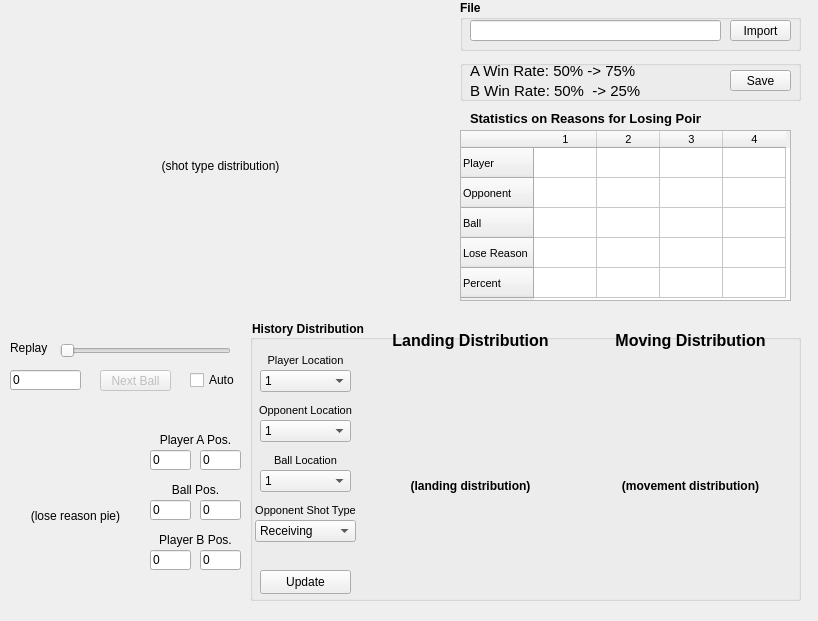
<?xml version="1.0" encoding="UTF-8"?>
<ui version="4.0">
 <class>Form</class>
 <widget class="QWidget" name="Form">
  <property name="geometry">
   <rect>
    <x>0</x>
    <y>0</y>
    <width>818</width>
    <height>621</height>
   </rect>
  </property>
  <property name="windowTitle">
   <string>Form</string>
  </property>
  <widget class="QLabel" name="label">
   <property name="geometry">
    <rect>
     <x>10</x>
     <y>340</y>
     <width>41</width>
     <height>16</height>
    </rect>
   </property>
   <property name="text">
    <string>Replay</string>
   </property>
  </widget>
  <widget class="QLineEdit" name="playerB_y">
   <property name="geometry">
    <rect>
     <x>200</x>
     <y>550</y>
     <width>41</width>
     <height>20</height>
    </rect>
   </property>
   <property name="text">
    <string>0</string>
   </property>
   <property name="readOnly">
    <bool>true</bool>
   </property>
  </widget>
  <widget class="QLineEdit" name="landing_x">
   <property name="geometry">
    <rect>
     <x>150</x>
     <y>500</y>
     <width>41</width>
     <height>20</height>
    </rect>
   </property>
   <property name="text">
    <string>0</string>
   </property>
   <property name="readOnly">
    <bool>true</bool>
   </property>
  </widget>
  <widget class="QLabel" name="label_5">
   <property name="geometry">
    <rect>
     <x>150</x>
     <y>530</y>
     <width>91</width>
     <height>20</height>
    </rect>
   </property>
   <property name="text">
    <string>Player B Pos.</string>
   </property>
   <property name="alignment">
    <set>Qt::AlignCenter</set>
   </property>
  </widget>
  <widget class="QLabel" name="label_4">
   <property name="geometry">
    <rect>
     <x>150</x>
     <y>430</y>
     <width>91</width>
     <height>20</height>
    </rect>
   </property>
   <property name="text">
    <string>Player A Pos.</string>
   </property>
   <property name="alignment">
    <set>Qt::AlignCenter</set>
   </property>
  </widget>
  <widget class="QLineEdit" name="playerB_x">
   <property name="geometry">
    <rect>
     <x>150</x>
     <y>550</y>
     <width>41</width>
     <height>20</height>
    </rect>
   </property>
   <property name="text">
    <string>0</string>
   </property>
   <property name="readOnly">
    <bool>true</bool>
   </property>
  </widget>
  <widget class="QLineEdit" name="ball_round_id">
   <property name="geometry">
    <rect>
     <x>10</x>
     <y>370</y>
     <width>71</width>
     <height>20</height>
    </rect>
   </property>
   <property name="text">
    <string>0</string>
   </property>
   <property name="readOnly">
    <bool>true</bool>
   </property>
  </widget>
  <widget class="QCheckBox" name="auto_nextball">
   <property name="geometry">
    <rect>
     <x>190</x>
     <y>370</y>
     <width>51</width>
     <height>20</height>
    </rect>
   </property>
   <property name="text">
    <string>Auto</string>
   </property>
  </widget>
  <widget class="QPushButton" name="nextball">
   <property name="enabled">
    <bool>false</bool>
   </property>
   <property name="geometry">
    <rect>
     <x>100</x>
     <y>370</y>
     <width>71</width>
     <height>21</height>
    </rect>
   </property>
   <property name="text">
    <string>Next Ball</string>
   </property>
  </widget>
  <widget class="QLineEdit" name="landing_y">
   <property name="geometry">
    <rect>
     <x>200</x>
     <y>500</y>
     <width>41</width>
     <height>20</height>
    </rect>
   </property>
   <property name="text">
    <string>0</string>
   </property>
   <property name="readOnly">
    <bool>true</bool>
   </property>
  </widget>
  <widget class="QSlider" name="ball_round_choose">
   <property name="enabled">
    <bool>false</bool>
   </property>
   <property name="geometry">
    <rect>
     <x>60</x>
     <y>340</y>
     <width>171</width>
     <height>21</height>
    </rect>
   </property>
   <property name="orientation">
    <enum>Qt::Horizontal</enum>
   </property>
  </widget>
  <widget class="QLabel" name="label_6">
   <property name="geometry">
    <rect>
     <x>150</x>
     <y>480</y>
     <width>91</width>
     <height>20</height>
    </rect>
   </property>
   <property name="text">
    <string>Ball Pos.</string>
   </property>
   <property name="alignment">
    <set>Qt::AlignCenter</set>
   </property>
  </widget>
  <widget class="QLabel" name="type_distribution">
   <property name="geometry">
    <rect>
     <x>0</x>
     <y>10</y>
     <width>441</width>
     <height>311</height>
    </rect>
   </property>
   <property name="autoFillBackground">
    <bool>false</bool>
   </property>
   <property name="styleSheet">
    <string notr="true"/>
   </property>
   <property name="text">
    <string>(shot type distribution)</string>
   </property>
   <property name="scaledContents">
    <bool>true</bool>
   </property>
   <property name="alignment">
    <set>Qt::AlignCenter</set>
   </property>
  </widget>
  <widget class="QLineEdit" name="playerA_y">
   <property name="geometry">
    <rect>
     <x>150</x>
     <y>450</y>
     <width>41</width>
     <height>20</height>
    </rect>
   </property>
   <property name="text">
    <string>0</string>
   </property>
   <property name="readOnly">
    <bool>true</bool>
   </property>
  </widget>
  <widget class="QLineEdit" name="playerA_x">
   <property name="geometry">
    <rect>
     <x>200</x>
     <y>450</y>
     <width>41</width>
     <height>20</height>
    </rect>
   </property>
   <property name="text">
    <string>0</string>
   </property>
   <property name="readOnly">
    <bool>true</bool>
   </property>
  </widget>
  <widget class="QTableWidget" name="lose_state_table">
   <property name="geometry">
    <rect>
     <x>460</x>
     <y>130</y>
     <width>331</width>
     <height>171</height>
    </rect>
   </property>
   <property name="font">
    <font>
     <pointsize>8</pointsize>
    </font>
   </property>
   <property name="verticalScrollBarPolicy">
    <enum>Qt::ScrollBarAlwaysOff</enum>
   </property>
   <property name="horizontalScrollBarPolicy">
    <enum>Qt::ScrollBarAlwaysOff</enum>
   </property>
   <attribute name="horizontalHeaderMinimumSectionSize">
    <number>30</number>
   </attribute>
   <attribute name="horizontalHeaderDefaultSectionSize">
    <number>63</number>
   </attribute>
   <attribute name="verticalHeaderMinimumSectionSize">
    <number>30</number>
   </attribute>
   <attribute name="verticalHeaderShowSortIndicator" stdset="0">
    <bool>false</bool>
   </attribute>
   <row>
    <property name="text">
     <string>Player</string>
    </property>
   </row>
   <row>
    <property name="text">
     <string>Opponent</string>
    </property>
   </row>
   <row>
    <property name="text">
     <string>Ball</string>
    </property>
   </row>
   <row>
    <property name="text">
     <string>Lose Reason</string>
    </property>
   </row>
   <row>
    <property name="text">
     <string>Percent</string>
    </property>
   </row>
   <column>
    <property name="text">
     <string>1</string>
    </property>
   </column>
   <column>
    <property name="text">
     <string>2</string>
    </property>
   </column>
   <column>
    <property name="text">
     <string>3</string>
    </property>
   </column>
   <column>
    <property name="text">
     <string>4</string>
    </property>
   </column>
   <item row="2" column="0">
    <property name="text">
     <string/>
    </property>
    <property name="textAlignment">
     <set>AlignCenter</set>
    </property>
   </item>
  </widget>
  <widget class="QGroupBox" name="groupBox_2">
   <property name="geometry">
    <rect>
     <x>460</x>
     <y>60</y>
     <width>341</width>
     <height>41</height>
    </rect>
   </property>
   <property name="title">
    <string/>
   </property>
   <widget class="QLabel" name="A_win_ratio">
    <property name="geometry">
     <rect>
      <x>10</x>
      <y>0</y>
      <width>181</width>
      <height>21</height>
     </rect>
    </property>
    <property name="font">
     <font>
      <pointsize>11</pointsize>
     </font>
    </property>
    <property name="text">
     <string>A Win Rate: 50% -&gt; 75%</string>
    </property>
   </widget>
   <widget class="QLabel" name="B_win_ratio">
    <property name="geometry">
     <rect>
      <x>10</x>
      <y>20</y>
      <width>181</width>
      <height>21</height>
     </rect>
    </property>
    <property name="font">
     <font>
      <pointsize>11</pointsize>
     </font>
    </property>
    <property name="text">
     <string>B Win Rate: 50%  -&gt; 25%</string>
    </property>
   </widget>
   <widget class="QPushButton" name="save">
    <property name="geometry">
     <rect>
      <x>270</x>
      <y>10</y>
      <width>61</width>
      <height>21</height>
     </rect>
    </property>
    <property name="text">
     <string>Save</string>
    </property>
   </widget>
  </widget>
  <widget class="QLabel" name="lose_reason_pie">
   <property name="geometry">
    <rect>
     <x>0</x>
     <y>420</y>
     <width>151</width>
     <height>191</height>
    </rect>
   </property>
   <property name="autoFillBackground">
    <bool>false</bool>
   </property>
   <property name="styleSheet">
    <string notr="true"/>
   </property>
   <property name="text">
    <string>(lose reason pie)</string>
   </property>
   <property name="scaledContents">
    <bool>true</bool>
   </property>
   <property name="alignment">
    <set>Qt::AlignCenter</set>
   </property>
  </widget>
  <widget class="QGroupBox" name="history_landing_distribution">
   <property name="geometry">
    <rect>
     <x>250</x>
     <y>320</y>
     <width>551</width>
     <height>281</height>
    </rect>
   </property>
   <property name="styleSheet">
    <string notr="true">font-weight:bold;</string>
   </property>
   <property name="title">
    <string>History Distribution</string>
   </property>
   <widget class="QComboBox" name="statistic_ball">
    <property name="geometry">
     <rect>
      <x>10</x>
      <y>150</y>
      <width>91</width>
      <height>22</height>
     </rect>
    </property>
    <property name="layoutDirection">
     <enum>Qt::LeftToRight</enum>
    </property>
    <property name="styleSheet">
     <string notr="true">font-weight:normal</string>
    </property>
    <item>
     <property name="text">
      <string>1</string>
     </property>
    </item>
    <item>
     <property name="text">
      <string>2</string>
     </property>
    </item>
    <item>
     <property name="text">
      <string>3</string>
     </property>
    </item>
    <item>
     <property name="text">
      <string>4</string>
     </property>
    </item>
    <item>
     <property name="text">
      <string>5</string>
     </property>
    </item>
    <item>
     <property name="text">
      <string>6</string>
     </property>
    </item>
    <item>
     <property name="text">
      <string>7</string>
     </property>
    </item>
    <item>
     <property name="text">
      <string>8</string>
     </property>
    </item>
    <item>
     <property name="text">
      <string>9</string>
     </property>
    </item>
    <item>
     <property name="text">
      <string>10</string>
     </property>
    </item>
    <item>
     <property name="text">
      <string>All</string>
     </property>
    </item>
   </widget>
   <widget class="QLabel" name="label_7">
    <property name="geometry">
     <rect>
      <x>0</x>
      <y>80</y>
      <width>111</width>
      <height>20</height>
     </rect>
    </property>
    <property name="font">
     <font>
      <pointsize>8</pointsize>
      <bold>false</bold>
     </font>
    </property>
    <property name="styleSheet">
     <string notr="true">font-weight:normal</string>
    </property>
    <property name="text">
     <string>Opponent Location</string>
    </property>
    <property name="alignment">
     <set>Qt::AlignCenter</set>
    </property>
   </widget>
   <widget class="QComboBox" name="statistic_player">
    <property name="geometry">
     <rect>
      <x>10</x>
      <y>50</y>
      <width>91</width>
      <height>22</height>
     </rect>
    </property>
    <property name="styleSheet">
     <string notr="true">font-weight:normal</string>
    </property>
    <item>
     <property name="text">
      <string>1</string>
     </property>
    </item>
    <item>
     <property name="text">
      <string>2</string>
     </property>
    </item>
    <item>
     <property name="text">
      <string>3</string>
     </property>
    </item>
    <item>
     <property name="text">
      <string>4</string>
     </property>
    </item>
    <item>
     <property name="text">
      <string>5</string>
     </property>
    </item>
    <item>
     <property name="text">
      <string>6</string>
     </property>
    </item>
    <item>
     <property name="text">
      <string>7</string>
     </property>
    </item>
    <item>
     <property name="text">
      <string>8</string>
     </property>
    </item>
    <item>
     <property name="text">
      <string>9</string>
     </property>
    </item>
    <item>
     <property name="text">
      <string>10</string>
     </property>
    </item>
    <item>
     <property name="text">
      <string>All</string>
     </property>
    </item>
   </widget>
   <widget class="QComboBox" name="statistic_opponent">
    <property name="geometry">
     <rect>
      <x>10</x>
      <y>100</y>
      <width>91</width>
      <height>22</height>
     </rect>
    </property>
    <property name="styleSheet">
     <string notr="true">font-weight:normal</string>
    </property>
    <item>
     <property name="text">
      <string>1</string>
     </property>
    </item>
    <item>
     <property name="text">
      <string>2</string>
     </property>
    </item>
    <item>
     <property name="text">
      <string>3</string>
     </property>
    </item>
    <item>
     <property name="text">
      <string>4</string>
     </property>
    </item>
    <item>
     <property name="text">
      <string>5</string>
     </property>
    </item>
    <item>
     <property name="text">
      <string>6</string>
     </property>
    </item>
    <item>
     <property name="text">
      <string>7</string>
     </property>
    </item>
    <item>
     <property name="text">
      <string>8</string>
     </property>
    </item>
    <item>
     <property name="text">
      <string>9</string>
     </property>
    </item>
    <item>
     <property name="text">
      <string>10</string>
     </property>
    </item>
    <item>
     <property name="text">
      <string>All</string>
     </property>
    </item>
   </widget>
   <widget class="QLabel" name="label_2">
    <property name="geometry">
     <rect>
      <x>0</x>
      <y>30</y>
      <width>111</width>
      <height>20</height>
     </rect>
    </property>
    <property name="font">
     <font>
      <pointsize>8</pointsize>
      <bold>false</bold>
     </font>
    </property>
    <property name="styleSheet">
     <string notr="true">font-weight:normal</string>
    </property>
    <property name="text">
     <string>Player Location</string>
    </property>
    <property name="alignment">
     <set>Qt::AlignCenter</set>
    </property>
   </widget>
   <widget class="QLabel" name="label_8">
    <property name="geometry">
     <rect>
      <x>0</x>
      <y>130</y>
      <width>111</width>
      <height>20</height>
     </rect>
    </property>
    <property name="font">
     <font>
      <pointsize>8</pointsize>
      <bold>false</bold>
     </font>
    </property>
    <property name="styleSheet">
     <string notr="true">font-weight:normal</string>
    </property>
    <property name="text">
     <string>Ball Location</string>
    </property>
    <property name="alignment">
     <set>Qt::AlignCenter</set>
    </property>
   </widget>
   <widget class="QLabel" name="history_landing_image">
    <property name="geometry">
     <rect>
      <x>110</x>
      <y>50</y>
      <width>221</width>
      <height>231</height>
     </rect>
    </property>
    <property name="styleSheet">
     <string notr="true"/>
    </property>
    <property name="text">
     <string>(landing distribution)</string>
    </property>
    <property name="scaledContents">
     <bool>false</bool>
    </property>
    <property name="alignment">
     <set>Qt::AlignCenter</set>
    </property>
   </widget>
   <widget class="QPushButton" name="history_landing_update">
    <property name="geometry">
     <rect>
      <x>10</x>
      <y>250</y>
      <width>91</width>
      <height>24</height>
     </rect>
    </property>
    <property name="styleSheet">
     <string notr="true">font-weight:normal</string>
    </property>
    <property name="text">
     <string>Update</string>
    </property>
   </widget>
   <widget class="QLabel" name="history_movement_image">
    <property name="geometry">
     <rect>
      <x>330</x>
      <y>50</y>
      <width>221</width>
      <height>231</height>
     </rect>
    </property>
    <property name="styleSheet">
     <string notr="true"/>
    </property>
    <property name="text">
     <string>(movement distribution)</string>
    </property>
    <property name="scaledContents">
     <bool>false</bool>
    </property>
    <property name="alignment">
     <set>Qt::AlignCenter</set>
    </property>
   </widget>
   <widget class="QLabel" name="label_10">
    <property name="geometry">
     <rect>
      <x>110</x>
      <y>10</y>
      <width>221</width>
      <height>21</height>
     </rect>
    </property>
    <property name="font">
     <font>
      <pointsize>12</pointsize>
      <bold>true</bold>
     </font>
    </property>
    <property name="text">
     <string>Landing Distribution</string>
    </property>
    <property name="alignment">
     <set>Qt::AlignCenter</set>
    </property>
   </widget>
   <widget class="QLabel" name="label_11">
    <property name="geometry">
     <rect>
      <x>330</x>
      <y>10</y>
      <width>221</width>
      <height>20</height>
     </rect>
    </property>
    <property name="font">
     <font>
      <pointsize>12</pointsize>
      <bold>true</bold>
     </font>
    </property>
    <property name="text">
     <string>Moving Distribution</string>
    </property>
    <property name="alignment">
     <set>Qt::AlignCenter</set>
    </property>
   </widget>
   <widget class="QLabel" name="label_12">
    <property name="geometry">
     <rect>
      <x>0</x>
      <y>180</y>
      <width>111</width>
      <height>20</height>
     </rect>
    </property>
    <property name="font">
     <font>
      <pointsize>8</pointsize>
      <bold>false</bold>
     </font>
    </property>
    <property name="styleSheet">
     <string notr="true">font-weight:normal</string>
    </property>
    <property name="text">
     <string>Opponent Shot Type</string>
    </property>
    <property name="alignment">
     <set>Qt::AlignCenter</set>
    </property>
   </widget>
   <widget class="QComboBox" name="statistic_type">
    <property name="geometry">
     <rect>
      <x>5</x>
      <y>200</y>
      <width>101</width>
      <height>22</height>
     </rect>
    </property>
    <property name="styleSheet">
     <string notr="true">font-weight:normal</string>
    </property>
    <item>
     <property name="text">
      <string>Receiving</string>
     </property>
    </item>
    <item>
     <property name="text">
      <string>Short Service</string>
     </property>
    </item>
    <item>
     <property name="text">
      <string>Clear</string>
     </property>
    </item>
    <item>
     <property name="text">
      <string>Push</string>
     </property>
    </item>
    <item>
     <property name="text">
      <string>Smash</string>
     </property>
    </item>
    <item>
     <property name="text">
      <string>Return Net</string>
     </property>
    </item>
    <item>
     <property name="text">
      <string>Drive</string>
     </property>
    </item>
    <item>
     <property name="text">
      <string>Net Shot</string>
     </property>
    </item>
    <item>
     <property name="text">
      <string>Lob</string>
     </property>
    </item>
    <item>
     <property name="text">
      <string>Drop</string>
     </property>
    </item>
    <item>
     <property name="text">
      <string>Long Service</string>
     </property>
    </item>
    <item>
     <property name="text">
      <string>Cannot Reach</string>
     </property>
    </item>
    <item>
     <property name="text">
      <string>All</string>
     </property>
    </item>
   </widget>
  </widget>
  <widget class="QGroupBox" name="groupBox">
   <property name="geometry">
    <rect>
     <x>460</x>
     <y>0</y>
     <width>341</width>
     <height>51</height>
    </rect>
   </property>
   <property name="font">
    <font>
     <bold>true</bold>
    </font>
   </property>
   <property name="title">
    <string>File</string>
   </property>
   <widget class="QLineEdit" name="filename">
    <property name="geometry">
     <rect>
      <x>10</x>
      <y>20</y>
      <width>251</width>
      <height>21</height>
     </rect>
    </property>
    <property name="styleSheet">
     <string notr="true">font-weight:normal</string>
    </property>
    <property name="readOnly">
     <bool>false</bool>
    </property>
   </widget>
   <widget class="QPushButton" name="load_file">
    <property name="geometry">
     <rect>
      <x>270</x>
      <y>20</y>
      <width>61</width>
      <height>21</height>
     </rect>
    </property>
    <property name="styleSheet">
     <string notr="true">font-weight:normal</string>
    </property>
    <property name="text">
     <string>Import</string>
    </property>
   </widget>
  </widget>
  <widget class="QLabel" name="label_9">
   <property name="geometry">
    <rect>
     <x>470</x>
     <y>110</y>
     <width>231</width>
     <height>16</height>
    </rect>
   </property>
   <property name="font">
    <font>
     <pointsize>10</pointsize>
     <bold>true</bold>
    </font>
   </property>
   <property name="text">
    <string>Statistics on Reasons for Losing Points</string>
   </property>
  </widget>
  <zorder>lose_state_table</zorder>
  <zorder>type_distribution</zorder>
  <zorder>label</zorder>
  <zorder>playerB_y</zorder>
  <zorder>label_5</zorder>
  <zorder>label_4</zorder>
  <zorder>ball_round_id</zorder>
  <zorder>auto_nextball</zorder>
  <zorder>nextball</zorder>
  <zorder>landing_y</zorder>
  <zorder>ball_round_choose</zorder>
  <zorder>label_6</zorder>
  <zorder>playerA_x</zorder>
  <zorder>groupBox_2</zorder>
  <zorder>lose_reason_pie</zorder>
  <zorder>history_landing_distribution</zorder>
  <zorder>groupBox</zorder>
  <zorder>label_9</zorder>
  <zorder>playerA_y</zorder>
  <zorder>landing_x</zorder>
  <zorder>playerB_x</zorder>
 </widget>
 <resources/>
 <connections/>
</ui>
